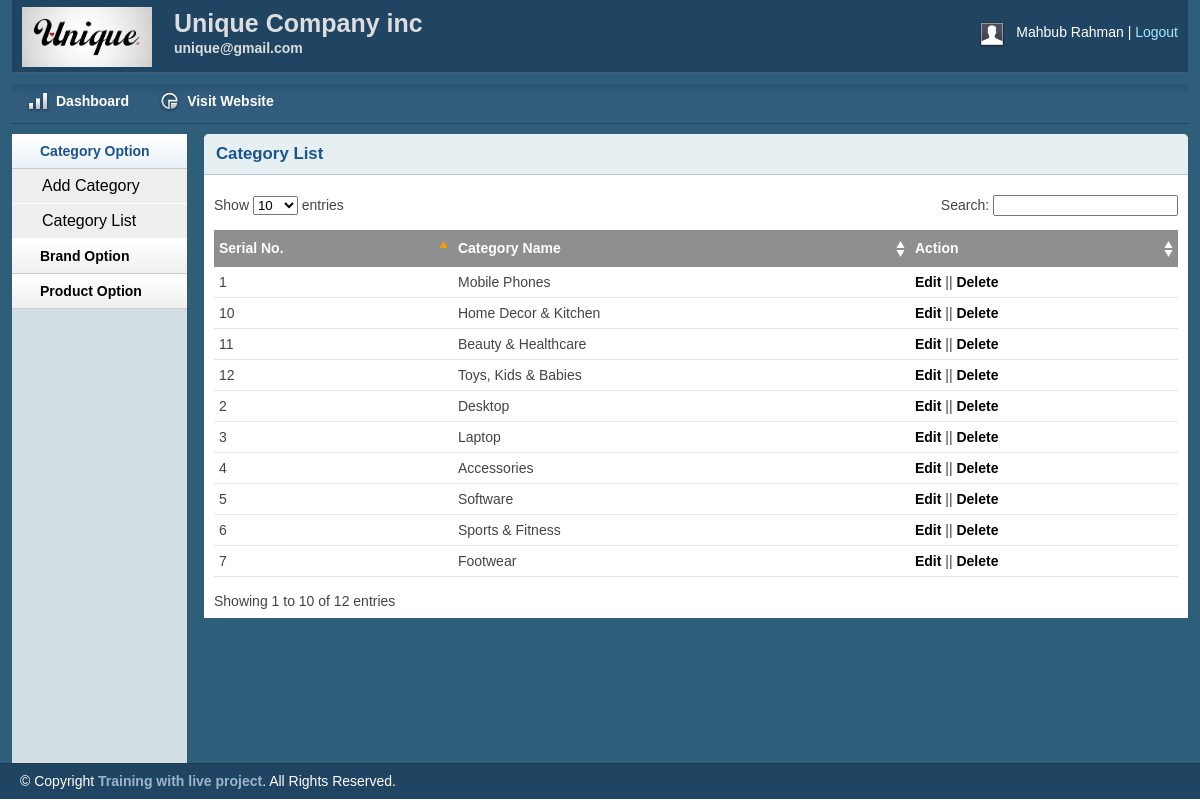
The app's page /admin/catlist.php (signed in) with its own data.
### tables this page shows
CREATE TABLE `tbl_category` (
  `catId` int(11) NOT NULL,
  `catName` varchar(120) NOT NULL
);

### lib/Session.php (called while the page is built, shortened)
<?php
class Session{
    public static function get($key){
        if(isset($_SESSION[$key])){
            return $_SESSION[$key];
        }
        else{
            return false;
        }
    }
}
?>

### lib/Database.php (called while the page is built, shortened)
<?php
Class Database {
    public $host = DB_HOST;
    public $user = DB_USER;
    public $pass = DB_PASS;
    public $dbname = DB_NAME;
    public $link;
    private function connectDB() {
        $this->link = new mysqli($this->host, $this->user, $this->pass, $this->dbname);
        $this->link->set_charset("utf8");
    }
    public function select2($query) {
        $result = $this->link->query($query) or die($this->link->error . __LINE__);
        if ($result->num_rows > 0) {
            return $result->fetch_all(MYSQLI_ASSOC);
        } else {
            return false;
        }
    }
}

### classes/Category.php (called while the page is built, shortened)
<?php
require_once '../lib/Database.php';
?>
<?php
class Category {
    private $db;
    public function __construct() {
        $this->db = new Database();
    }
    public function getAllCat() {
        $query = "SELECT * FROM tbl_category ORDER BY catId DESC";
        $result = $this->db->select2($query);
        return $result;
    }
}
?>

### admin/catlist.php (the view, shortened to what this page needs)
<?php include 'inc/header.php'; ?>
<?php include 'inc/sidebar.php'; ?>
<?php include '../classes/Category.php'; ?>
<?php
$catlist = new Category();
?>
<div class="grid_10">
    <div class="box round first grid">
        <h2>Category List</h2>
        <div class="block">
            <table class="data display datatable" id="example">
                <thead>
                    <tr>
                        <th>Serial No.</th>
                        <th>Category Name</th>
                        <th>Action</th>
                    </tr>
                </thead>
                <tbody>
                    <?php
                    $getCat = $catlist->getAllCat();
                    if ($getCat) {
                        $i = 0;
                        foreach ($getCat as $categorylist) {
                            ?>
                            <tr class="even gradeC">
                                <td><?= ++$i; ?></td>
                                <td><?= $categorylist['catName']; ?></td>
                                <td><a href="catedit.php?catid=<?=$categorylist['catId'];?>">Edit</a> || <a onclick="return confirm('Are you sure to delete this category')" href="?delCatId=<?=$categorylist['catId'];?>">Delete</a></td>
                            </tr>
                            <?php
                        }
                    }
                    ?>
                </tbody>
            </table>
        </div>
    </div>
</div>
<?php include 'inc/footer.php'; ?>

### admin/inc/header.php (shortened to what this page needs)
<?php
    include("../lib/Session.php");
?>
<!DOCTYPE html>
<html>
<head>
    <link rel="stylesheet" type="text/css" href="css/reset.css" media="screen" />
    <link rel="stylesheet" type="text/css" href="css/text.css" media="screen" />
    <link rel="stylesheet" type="text/css" href="css/grid.css" media="screen" />
    <link rel="stylesheet" type="text/css" href="css/layout.css" media="screen" />
    <link rel="stylesheet" type="text/css" href="css/nav.css" media="screen" />
    <link href="css/table/demo_page.css" rel="stylesheet" type="text/css" />
</head>
<body>
    <div class="container_12">
        <div class="grid_12 header-repeat">
            <div id="branding">
                <div class="floatleft logo">
                    <img src="img/logo/logo.jpg" alt="Logo" style="height:60px;width:130px;"/>
				</div>
				<div class="floatleft middle">
					<h1>Unique Company inc</h1>
					<p>unique@gmail.com</p>
				</div>
                <div class="floatright">
                    <div class="floatleft">
                        <img src="img/img-profile.jpg" alt="Profile Pic" /></div>
                    <div class="floatleft marginleft10">
                        <ul class="inline-ul floatleft">
                            <li><?=Session::get('adminName'); ?></li>
                            <li><a href="?action=logout">Logout</a></li>
                        </ul>
                    </div>
                </div>
            </div>
        </div>
        <div class="grid_12">
            <ul class="nav main">
                <li class="ic-dashboard"><a href="dashbord.php"><span>Dashboard</span></a> </li>
                <li class="ic-charts"><a href="../index.php" target="_blank"><span>Visit Website</span></a></li>
            </ul>
        </div>

### admin/inc/sidebar.php (shortened to what this page needs)
<div class="grid_2">
    <div class="box sidemenu">
        <div class="block" id="section-menu">
            <ul class="section menu">
                <li><a class="menuitem">Category Option</a>
                    <ul class="submenu">
                        <li><a href="catadd.php">Add Category</a> </li>
                        <li><a href="catlist.php">Category List</a> </li>
                    </ul>
                </li>
                <li><a class="menuitem">Brand Option</a>
                </li>
                <li><a class="menuitem">Product Option</a>
                </li>
            </ul>
        </div>
    </div>
</div>

### admin/inc/footer.php (shortened to what this page needs)
    </div>
    <div id="site_info">
        <p>
         &copy; Copyright <a href="http://trainingwithliveproject.com">Training with live project</a>. All Rights Reserved.
        </p>
    </div>
</body>
</html>

### admin/css/layout.css (style rules this page uses)
body { background: #fff none repeat scroll 0 0; color: #444; font-size: 14px; padding: 0; }
.floatleft { float:left; }
.logo img { margin-top: -15px; width: 62px; height: 40px }
.middle { margin-left: 22px; margin-top: -14px; }
.middle h1 { color:#ddd;margin:0 }
.middle p { color: #ddd; margin: 0; font-weight: bold; }
.floatright { float:right; }
.inline-ul li { display:inline; color:#fff; }
.marginleft10 { margin-left:10px; }
a { color: #000; font-weight:bold; text-decoration: none; }
.container_12, .container_16 { background:#2E5E79; }
h1, h2, h3, h4, h5, h6 { line-height:1.2em; margin-bottom:.3em; }
h2 { margin-top:1em; }
#branding { font-weight: normal; margin-bottom: 0; padding: 22px 10px 3px; text-align: left; }
.header-repeat { background:url(../img/header-repeat.jpg) repeat-x; }
#branding a { color:#A1EAFF; font-weight:normal; }
#branding a:before { content:" | "; color:#fff; }
#branding ul, #branding ul li { margin:0px; padding:0px; }
#branding li { padding:0px 0px 0px 0px !important; }
.box { background:#fff; margin-bottom:20px; padding:10px 10px 10px 10px; margin-left:-8px; }
.box.grid { padding-bottom:40px; }
.box.round { -moz-border-radius: 5px 5px 0px 0px; -webkit-border-radius: 5px 5px 0px 0px; border-radius: 5px 5px 0px 0px; }
.box h2 { font-size:1.2em; font-weight:bold; color:#1B548D; background:#E6F0F3; margin:-10px -10px 0 -10px; padding:10px 12px; border-bottom:1px solid #B3CBD6; -moz-border-radius: 5px 5px 0px 0px; -webkit-border-radius: 5px 5px 0px 0px; border-radius: 5px 5px 0px 0px; }
.box.first { min-height: 406px; }
.block { padding-top:20px; }
.box.sidemenu { background-color:#D1DEE4; border-right:1px solid #3A5665; padding:0px; margin:0px; cursor:pointer; }
.box.sidemenu .block { padding-top:0px; margin-top:0px; }
p { margin-bottom:1em; }
ul, ol { padding-top:0; }
ul.menu { list-style:none; border-top:1px solid #bbb; }
ul.menu li { margin:0; }
ul.menu li a { display:block; padding:4px 10px; border-bottom:1px solid #ccc; }
ul.menu ul { list-style:none; margin:0; }
ul.menu ul li a { padding-left:30px; }
ul.section { border-top:0; margin-bottom:0; }
ul.section li a { background:url(../img/sidemenu-repeat.jpg) repeat-x; line-height:26px; padding-left:28px; }
ul.section li li a { background:#ddd; border-bottom:1px solid #eee; }
ul.section ul li { text-transform:none; }
ul.section ul.current li a { background: #eee none repeat scroll 0 0; border-bottom: 1px solid #fff; font-size: 16px; font-weight: normal; }
ul.section li a.current { color:#1B548D; background:url(../img/sidemenu-repeat-hover.jpg) repeat-x; }
#site_info { color:#fff; background:#204562; border-top:1px solid #1d3b53; padding-left:20px; }
#site_info p { line-height:35px; margin-bottom:0px; }
#site_info a { color:#9ab6cc; }
.block { padding-bottom:1px; }
table.display { margin: 0 auto; clear: both; width: 100%; }
.sorting_asc { background: #8f8f8f url(../img/table/sort_asc.png) no-repeat center right; padding:8px 5px; text-align:left; color:#fff; }
.sorting { background:#8f8f8f url(../img/table/sort_both.png) no-repeat center right; padding:8px 5px; text-align:left; color:#fff; }
tr.odd { height: 30px; line-height: 30px; border-bottom:1px solid #e6e6e6; }
tr.even { height: 30px; line-height: 30px; border-bottom:1px solid #e6e6e6; }
tr.odd td, tr.even td { padding-left:5px; }

### records on screen
tbl_category: catName "Mobile Phones"
tbl_category: catName "Desktop"
tbl_category: catName "Laptop"
tbl_category: catName "Accessories"
tbl_category: catName "Software"
tbl_category: catName "Sports & Fitness"
tbl_category: catName "Footwear"
tbl_category: catName "Home Decor & Kitchen"
tbl_category: catName "Beauty & Healthcare"
tbl_category: catName "Toys, Kids & Babies"

### other values on screen
Session::get('adminName') "Mahbub Rahman"
